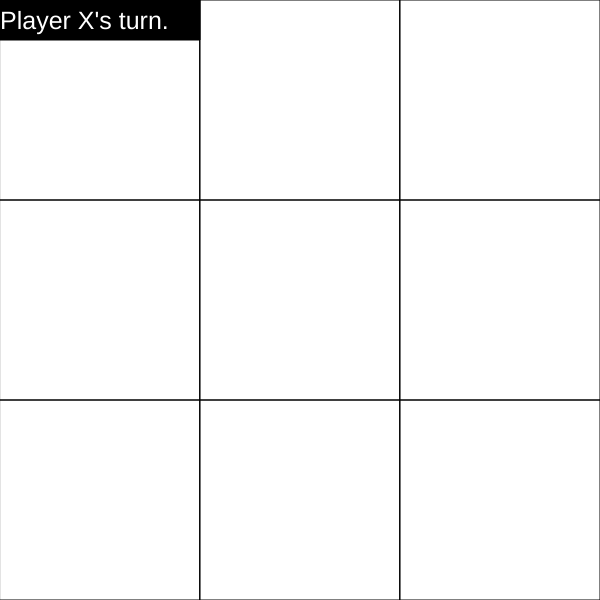
Frame 1 (no input)
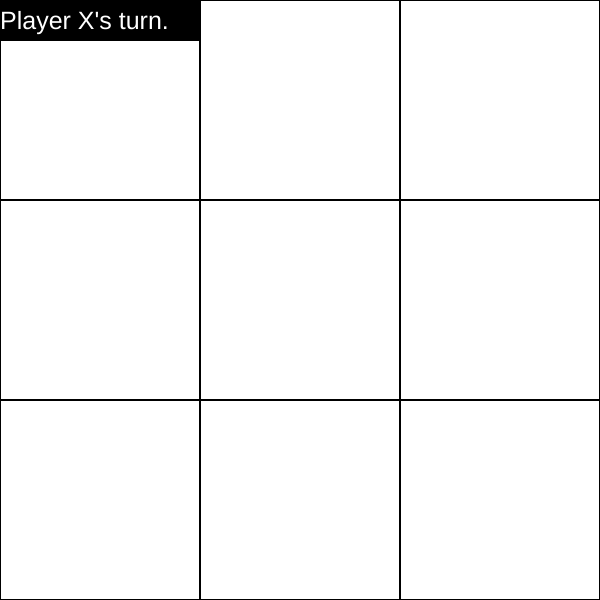
Frame 60 (no input)
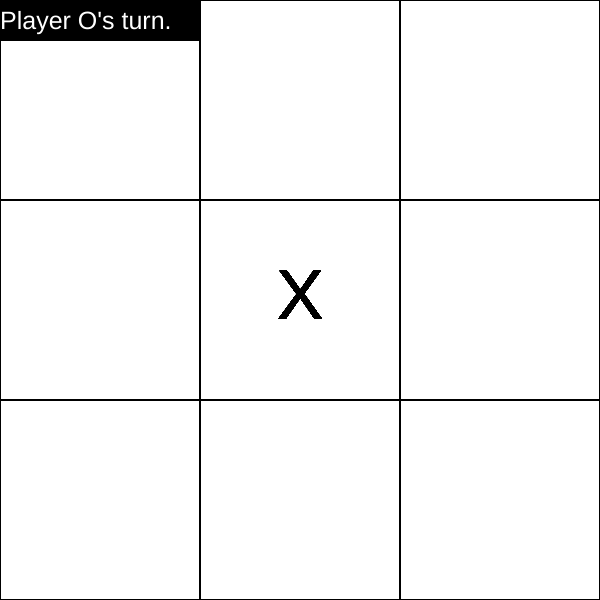
Frame 120 (the mouse pressed at the canvas centre since frame 60)

The p5.js sketch that drew these frames (run headless with seeded random() and noise() and a simulated clock; from frame 60 on, the mouse is pressed at the canvas centre):

// p5.js sketch
// ── sketch.js
// Grid Project
// Sage Graham
// 05/11/20
//
// Additional Notes:
//    in the event of a tie, the board must be filled completely before a message will appear.
//    the page must be refreshed for the game to be restarted.
//    Daniel Shiffman's "game of life" coding video was my (only) reference for this project.
//
// Extra for Experts:
// - nothing (haha)

let cols;
let rows;
let state;
let player; //a boolean for easier 'oppositification'; true represents X and vice versa for O.
let turn;
let grid;
let recentX;
let recentY;
let counter;

function make2DArray(cols, rows) {
  let arr = new Array(cols);
  for (let i = 0; i < arr.length; i++) {
    arr[i] = new Array(rows);
  }
  return arr;
}

function setup() {
  createCanvas(600, 600);
  background(255);
  cols =3;
  rows = 3;
  counter = 0;
  turn = 1;
  grid = make2DArray(cols, rows);
  for (let i = 0; i<rows; i++) {
    for (let j = 0; j<rows; j++) {
      grid[i][j] = 0;
    }
  }
  player = true;
  state = "standby";
  textSize(60);
  textAlign(CENTER);
}

function draw() {
  showGrid(cols, rows);
  showTurn(turn);

  if (player && state === "standby") {
    turn = 1; //1 is X and 2 is O
    selectSpace(turn);
  }
  else if (!player && state === "standby") {
    turn = 2;
    selectSpace(turn);
  }
  else if (state === "checkForWin") {
    checkWin(turn, recentX, recentY);
  }
  else if (state === "xWin") {
    background(255);
    textSize(20);
    textAlign(LEFT);
    fill(0);
    text("congratulations player X! you have won the match.", 0, 300);
  }
  else if (state === "oWin") {
    background(255);
    textSize(20);
    textAlign(LEFT);
    fill(0);
    text("congratulations player O! you have won the match.", 0, 300);
  }
  else if (state === "tie") {
    background(255);
    textSize(20);
    textAlign(LEFT);
    fill(0);
    text("try again next time! this match was a tie.", 0, 300);
  }
}

function showGrid(cols, rows) {
  for (let i = 0; i < cols; i++) {
    for (let j = 0; j < rows; j++) {
      noFill();
      rect(200*i, 200*j, 200, 200);
      fill(0);
      textSize(70);
      textAlign(CENTER, CENTER);

      //showing the letters of claimed spaces
      if (grid[i][j] === 1) {
        text("X", 200*i + 100, 200*j + 100);
      }
      else if (grid[i][j] === 2) {
        text("O", 200*i + 100, 200*j + 100);
      }
    }
  }
}

function showTurn(turn) {
  if (turn === 1) {
    rect(0,0,200,40);
    textAlign(LEFT);
    textSize(25);
    fill(255);
    text("Player X's turn.", 0, 22);
  }
  else if (turn === 2) {
    rect(0,0,200,40);
    textAlign(LEFT);
    textSize(25);
    fill(255);
    text("Player O's turn.", 0, 22);
  }
}

//saves values of the most recently claimed space (and claims the space)
function selectSpace(turn) {
  if (mouseIsPressed) {
    for (let i = 0; i < cols; i++) {
      for (let j = 0; j < rows; j++) {
        if (mouseX < 600/3+200*i && mouseX > 600/3+200*(i-1) && mouseY < 600/3+200*j && mouseY > 600/3+200*(j-1) && grid[i][j] === 0) {
          recentX = i;
          recentY = j;
          grid[i][j] = turn;
          
          state = "checkForWin";
        }
      }
    }
  }
}

function checkWin(turn, recentX, recentY) {
  //long process of all the possible winning combinations
  if (recentX === 0 && recentY === 0) {
    if (grid[1][0] === turn && grid[2][0] === turn) {
      if (turn === 1) {
        state = "xWin";
        return;
      }
      else {
        state = "oWin";
        return;
      }
    }

    if (grid[1][1] === turn && grid[2][2] === turn) {
      if (turn === 1) {
        state = "xWin";
        return;
      }
      else {
        state = "oWin";
        return;
      }
    }

    if (grid[0][1] === turn && grid[0][2] === turn) {
      if (turn === 1) {
        state = "xWin";
        return;
      }
      else {
        state = "oWin";
        return;
      }
    }
  }

  if (recentX === 1 && recentY === 0) {
    if (grid[0][0] === turn && grid[2][0] === turn) {
      if (turn === 1) {
        state = "xWin";
        return;
      }
      else {
        state = "oWin";
        return;
      }
    }

    if (grid[1][1] === turn && grid[1][2] === turn) {
      if (turn === 1) {
        state = "xWin";
        return;
      }
      else {
        state = "oWin";
        return;
      }
    }
  }

  if (recentX === 2 && recentY === 0) {
    if (grid[0][0] === turn && grid[1][0] === turn) {
      if (turn === 1) {
        state = "xWin";
        return;
      }
      else {
        state = "oWin";
        return;
      }
    }

    if (grid[1][1] === turn && grid[0][2] === turn) {
      if (turn === 1) {
        state = "xWin";
        return;
      }
      else {
        state = "oWin";
        return;
      }
    }

    if (grid[2][1] === turn && grid[2][2] === turn) {
      if (turn === 1) {
        state = "xWin";
        return;
      }
      else {
        state = "oWin";
        return;
      }
    }
  }

  if (recentX === 0 && recentY === 1) {
    if (grid[0][0] === turn && grid[0][2] === turn) {
      if (turn === 1) {
        state = "xWin";
        return;
      }
      else {
        state = "oWin";
        return;
      }
    }

    if (grid[1][1] === turn && grid[2][1] === turn) {
      if (turn === 1) {
        state = "xWin";
        return;
      }
      else {
        state = "oWin";
        return;
      }
    }
  }

  if (recentX === 1 && recentY === 1) {
    if (grid[0][1] === turn && grid[2][1] === turn) { //horizontal
      if (turn === 1) {
        state = "xWin";
        return;
      }
      else {
        state = "oWin";
        return;
      }
    }

    if (grid[1][0] === turn && grid[1][2] === turn) { //vertical
      if (turn === 1) {
        state = "xWin";
        return;
      }
      else {
        state = "oWin";
        return;
      }
    }

    if (grid[0][0] === turn && grid[2][2] === turn) { //diagonal L->R
      if (turn === 1) {
        state = "xWin";
        return;
      }
      else {
        state = "oWin";
        return;
      }
    }
    if (grid[2][0] === turn && grid[0][2] === turn) { //diagonal R->L
      if (turn === 1) {
        state = "xWin";
        return;
      }
      else {
        state = "oWin";
        return;
      }
    }
  }

  if (recentX === 2 && recentY === 1) {
    if (grid[0][1] === turn && grid[1][1] === turn) {
      if (turn === 1) {
        state = "xWin";
        return;
      }
      else {
        state = "oWin";
        return;
      }
    }

    if (grid[2][0] === turn && grid[2][2] === turn) {
      if (turn === 1) {
        state = "xWin";
        return;
      }
      else {
        state = "oWin";
        return;
      }
    }
  }

  if (recentX === 0 && recentY === 2) {
    if (grid[1][2] === turn && grid[2][2] === turn) {
      if (turn === 1) {
        state = "xWin";
        return;
      }
      else {
        state = "oWin";
        return;
      }
    }

    if (grid[1][1] === turn && grid[2][0] === turn) {
      if (turn === 1) {
        state = "xWin";
        return;
      }
      else {
        state = "oWin";
        return;
      }
    }
    if (grid[0][1] === turn && grid[0][0] === turn) {
      if (turn === 1) {
        state = "xWin";
        return;
      }
      else {
        state = "oWin";
        return;
      }
    }
  }

  if (recentX === 1 && recentY === 2) {
    if (grid[0][2] === turn && grid[2][2] === turn) {
      if (turn === 1) {
        state = "xWin";
        return;
      }
      else {
        state = "oWin";
        return;
      }
    }

    if (grid[1][1] === turn && grid[1][0] === turn) {
      if (turn === 1) {
        state = "xWin";
        return;
      }
      else {
        state = "oWin";
        return;
      }
    }
  }

  if (recentX === 2 && recentY === 2) {
    if (grid[0][2] === turn && grid[1][2] === turn) {
      if (turn === 1) {
        state = "xWin";
        return;
      }
      else {
        state = "oWin";
        return;
      }
    }

    if (grid[2][0] === turn && grid[2][1] === turn) {
      if (turn === 1) {
        state = "xWin";
        return;
      }
      else {
        state = "oWin";
        return;
      }
    }
  }
  //changing state
  counter = 0;
  for (let i = 0; i<rows; i++) {
    for (let j = 0; j<cols; j++) {
      if (grid[i][j] !== 0) {
        counter++;
      }
    }
  }
  if (counter === 9) {
    state = "tie";
    return;
  }

  player = !player;
  state = "standby";
}
